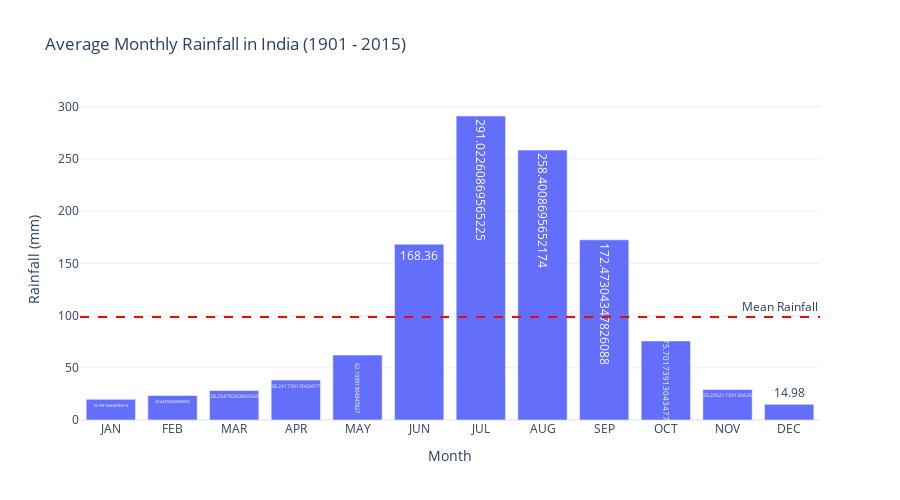

The code cell stored with this chart in its notebook:
### Markdown cell above
#### Monthly Rainfall Analysis

We calculate and plot the average rainfall for each month across the entire time period. This helps us understand rainfall seasonality.

### Code cell
monthly_columns = ['JAN', 'FEB', 'MAR', 'APR', 'MAY', 'JUN', 
                   'JUL', 'AUG', 'SEP', 'OCT', 'NOV', 'DEC']

monthly_avg = df[monthly_columns].mean()
monthly_avg_df = monthly_avg.reset_index()
monthly_avg_df.columns = ['Month', 'Average Rainfall (mm)']

fig = px.bar(
    monthly_avg_df,
    x='Month',
    y='Average Rainfall (mm)',
    text='Average Rainfall (mm)',
    title='Average Monthly Rainfall in India (1901 - 2015)',
    template='plotly_white'
)

fig.add_hline(
    y=monthly_avg.mean(),
    line_dash="dash",
    line_color="red",
    annotation_text="Mean Rainfall",
    annotation_position="top right"
)

fig.update_layout(
    xaxis_title='Month',
    yaxis_title='Rainfall (mm)',
    height=500
)

fig.show()

### Figure 1 — Plotly figure (JSON) as saved in the notebook; plotly's stock layout.template omitted (floating-point values rounded to 4 significant figures)
{"data": [{"hovertemplate": "Month=%{x}<br>Average Rainfall (mm)=%{text}<extra></extra>", "legendgroup": "", "marker": {"color": "#636efa", "pattern": {"shape": ""}}, "name": "", "orientation": "v", "showlegend": false, "text": [19.76, 23.43, 28.25, 38.24, 62.19, 168.4, 291.0, 258.4, 172.5, 75.7, 29.21, 14.98], "textposition": "auto", "type": "bar", "x": ["JAN", "FEB", "MAR", "APR", "MAY", "JUN", "JUL", "AUG", "SEP", "OCT", "NOV", "DEC"], "xaxis": "x", "y": [19.76, 23.43, 28.25, 38.24, 62.19, 168.4, 291.0, 258.4, 172.5, 75.7, 29.21, 14.98], "yaxis": "y"}], "layout": {"annotations": [{"showarrow": false, "text": "Mean Rainfall", "x": 1, "xanchor": "right", "xref": "x domain", "y": 98.5, "yanchor": "bottom", "yref": "y"}], "barmode": "relative", "height": 500, "legend": {"tracegroupgap": 0}, "shapes": [{"line": {"color": "red", "dash": "dash"}, "type": "line", "x0": 0, "x1": 1, "xref": "x domain", "y0": 98.5, "y1": 98.5, "yref": "y"}], "title": {"text": "Average Monthly Rainfall in India (1901 - 2015)"}, "xaxis": {"anchor": "y", "domain": [0, 1], "title": {"text": "Month"}}, "yaxis": {"anchor": "x", "domain": [0, 1], "title": {"text": "Rainfall (mm)"}}}}
